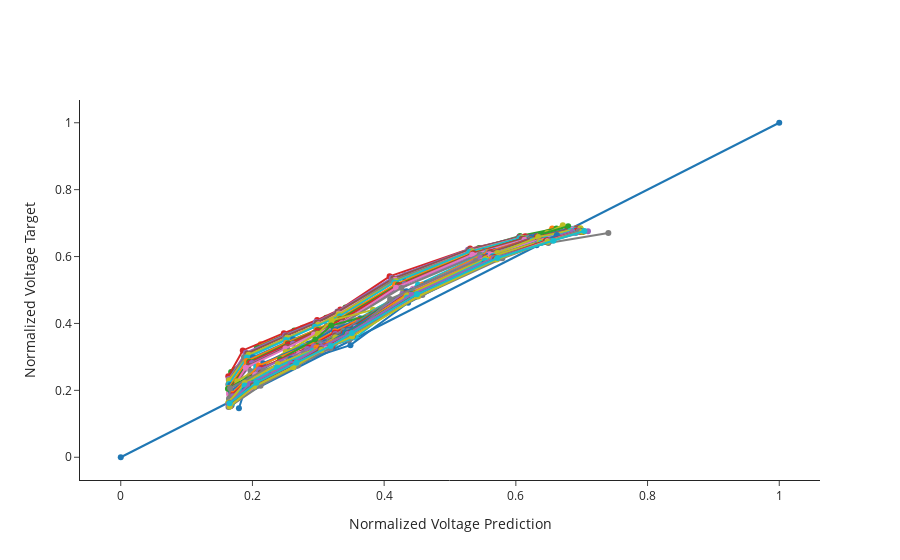

The notebook cell this image was saved under:
### Code cell
fig = go.Figure()
fig.add_trace(go.Scatter(x=[0, 1], y=[0, 1], showlegend=False, mode="markers+lines"))
for i in range(0, len(datasets["X_test"]), batch_size * skip):
    df_pred = pd.DataFrame(model.predict(datasets["X_test"][i : i + batch_size], verbose=0)[:, :, 2])
    df_train = pd.DataFrame(datasets["y_test"][i : i + batch_size][:, :, 2])
    fig.add_trace(
        go.Scatter(
            x=df_pred.values[0],
            y=df_train.values[0],
            showlegend=False,
            mode="markers+lines",
        )
    )

fig.update_yaxes(title="Normalized Voltage Target")
fig.update_xaxes(title="Normalized Voltage Prediction")
fig.update_layout(template="simple_white")
fig.update_layout(height=500)
